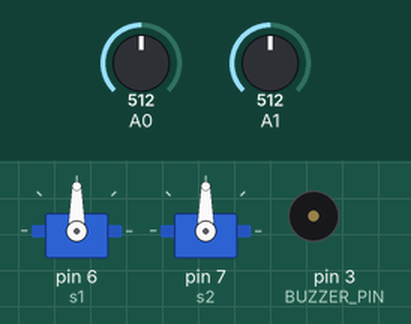
Recording of a sketch running on a simulated Arduino Uno, built with avr-gcc and run on an emulated ATmega328P. Shown: 2 × servo, buzzer (waves = sounding). Inputs (shaded band) come from the test bench; at power-on: A0 = 512, A1 = 512.

Above: at 2.8 s.
2.9 s: A0 set to 105
5.6 s: A0 set to 91
At 7.3 s:
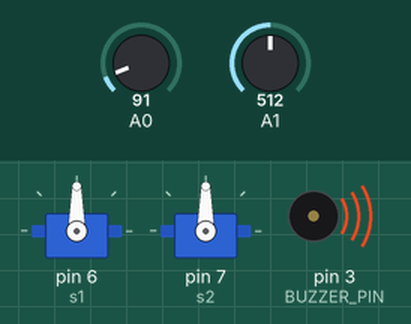
At 11.4 s:
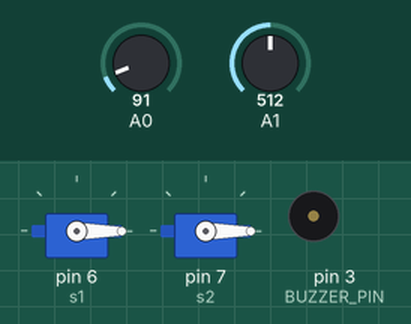
11.6 s: A0 set to 110
14.5 s: A1 set to 88
18.2 s: A1 set to 72
At 19.5 s:
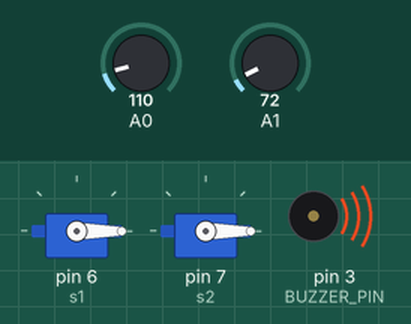
Timing chart, 0 to 23.5 s (numbered marks = the images above; inputs shaded):
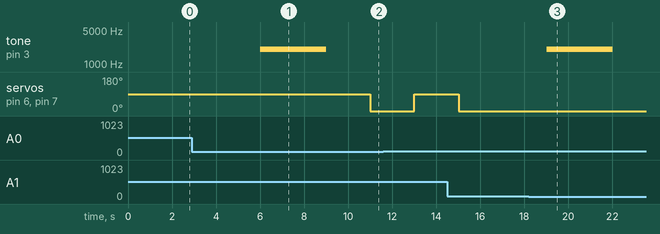

Measured:
- the behaviour switches between 100 and 99 on A0 (found by bisection; images 0 and 1)
- the behaviour switches between 80 and 79 on A1 (found by bisection; images 2 and 3)
- after the input at 2.9 s, every drawn part: stays the same
- after the input at 5.6 s, tone on pin 3 (BUZZER_PIN): silent → 2000 Hz after 0.40 s, → silent 3.0 s later; servo on pin 6 (s1), servo on pin 7 (s2): 90° → 0° after 5.4 s
- after the input at 18.2 s, tone on pin 3 (BUZZER_PIN): silent → 2000 Hz after 0.83 s, → silent 3.0 s later

The sketch:

arduinocode.ino
```cpp
#include <Servo.h>
#define BUZZER_PIN 3

Servo s1;
Servo s2;

void setup()
{
    pinMode(BUZZER_PIN, OUTPUT);
    s1.attach(6);
    s2.attach(7);
    Serial.begin(9600);
}

void loop()
{
    int sensorValue1 = analogRead(A0);
    int sensorValue2 = analogRead(A1);

    if (sensorValue1 < 100 || sensorValue2 < 80)
    {
        tone(BUZZER_PIN, 2000, 3000);
        delay(5000);

        s1.write(0);
        s2.write(0);
        delay(10);

        delay(2000);

        s1.write(90);
        s2.write(90);
        delay(10);

        delay(2000);

        s1.write(0);
        s2.write(0);
        delay(10);
    }
    else
    {
        analogWrite(BUZZER_PIN, 0); // Turn off buzzer
    }

    delay(2000);
}
```
